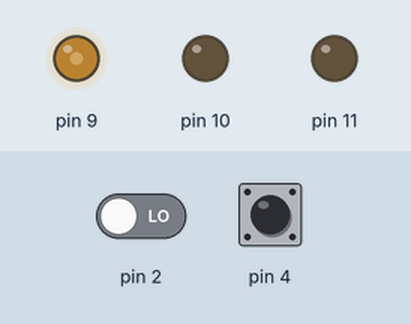
Bench run of a sketch on a simulated Arduino Uno, built with avr-gcc and run on an emulated ATmega328P. On the bench: output pins drawn as LEDs (lit = HIGH). Inputs (shaded band) come from the test bench; at power-on: pin 2 LOW, pin 4 LOW.

Above: at 1.2 s.
1.3 s: pin 2 driven HIGH
At 2.2 s:
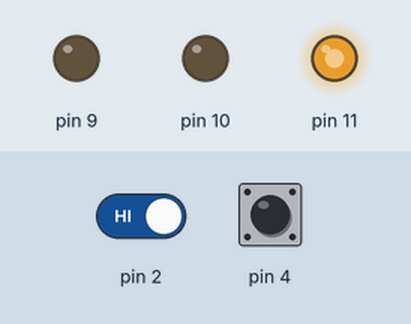
2.8 s: pin 4 driven HIGH
At 3.4 s:
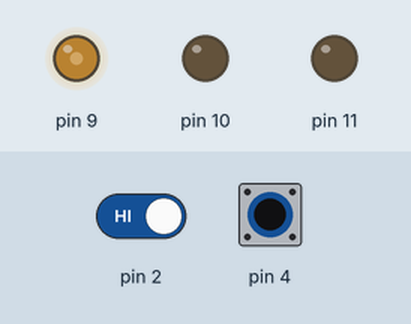
4.3 s: pin 4 driven LOW
At 5.3 s:
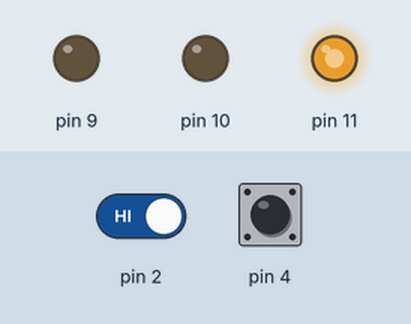
5.8 s: pin 4 pulsed HIGH 2 times (0.12 s each, 0.3 s apart)
8.8 s: pin 4 pulsed HIGH 5 times (0.12 s each, 0.3 s apart)
Timing chart, 0 to 11.8 s (numbered marks = the images above; inputs shaded):
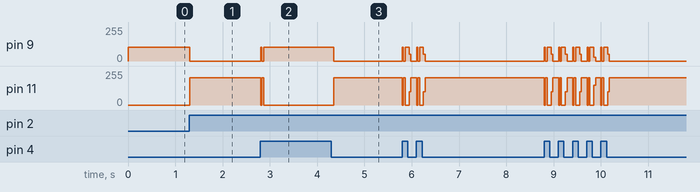

The sketch:

Sensor_PIR.ino
```cpp
void setup() {
  // put your setup code here, to run once:
  pinMode(11, OUTPUT);
  pinMode(9, OUTPUT);
  pinMode(10, OUTPUT);
  pinMode(2, INPUT);
  pinMode(4, INPUT);

  analogWrite(11, 0);
  analogWrite(9, 102);
  analogWrite(10, 0);
}

void loop() {
// put your main code here, to run repeatedly:
if (digitalRead(2) == HIGH) {
    analogWrite(11, 204);
    analogWrite(9, 0);
    analogWrite(10, 0);
  }
if (digitalRead(4) == HIGH) {
    analogWrite(11, 0);
    analogWrite(9, 102);
    analogWrite(10, 0);
  }
  delay(10);
}
```

Measured:
- after the input at 1.3 s, pin 9: 102/255 → 0/255 at once; pin 11: 0/255 → 204/255 at once
- after the input at 2.8 s, pin 9: 0/255 → 102/255 at once; pin 11: 204/255 → 0/255 at once
- after the input at 4.3 s, pin 9: 102/255 → 0/255 after 0.05 s; pin 11: 0/255 → 204/255 after 0.05 s
